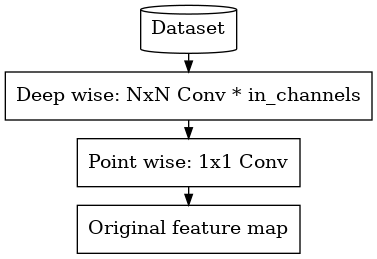

Here is the Python script that generated this plot:
import pygraphviz as pgv

G = pgv.AGraph(directed=True, strict=False, ranksep=0.2, 
               splines="spline", rankdir = "TB", concentrate=True)

a0 = "Dataset"
a1 = "Deep wise: NxN Conv * in_channels"

a2 = "Point wise: 1x1 Conv"
a3 = "Original feature map"

G.add_node(a0, shape = "cylinder", style = "solid")
G.add_nodes_from([a1, a2, a3],
                  shape = "polygen", style = "solid")



G.add_edges_from([[a0, a1], [a1, a2], [a2, a3]],
                  arrowsize=0.8)
                  

G.layout()
G.draw("figuredepthwise.png", prog="dot")
